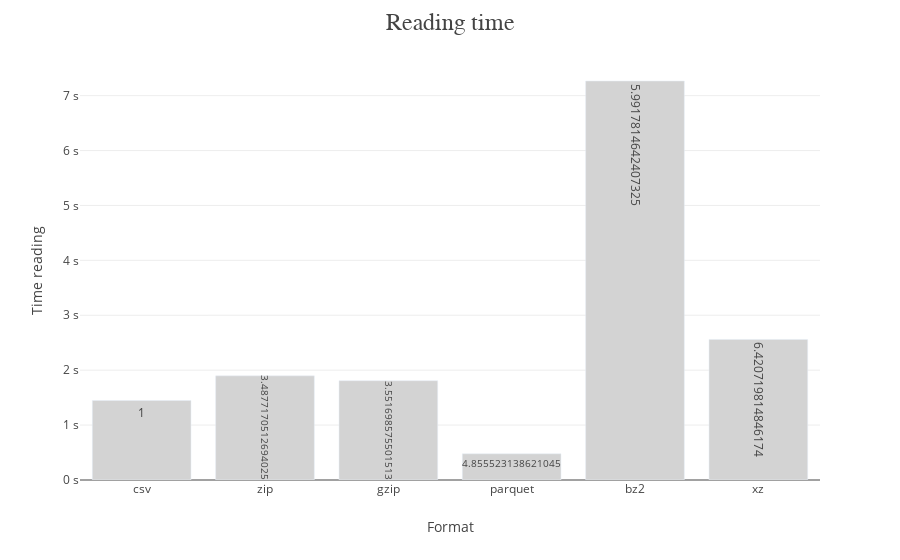

The notebook cell this image was saved under:
### Code cell
fig = px.bar(df_comp, x="ext",y="reading_time",
       labels={"sizeMB":"Size",
               "reading_time": "Time reading",
               "ext": "Format"})

fig.update_traces(marker={"color":"lightgrey"})\
   .update_layout(title="Reading time",
                  title_x=0.5,yaxis_ticksuffix = ' s',
                  template=large_rockwell_template)
fig.show()

### Figure 1 — Plotly figure (JSON) as saved in the notebook; plotly's stock layout.template omitted (floating-point values rounded to 4 significant figures)
{"data": [{"alignmentgroup": "True", "hovertemplate": "Format=%{x}<br>Time reading=%{y}<br>comp_ratio=%{text}<extra></extra>", "legendgroup": "", "marker": {"color": "lightgrey"}, "name": "", "offsetgroup": "", "orientation": "v", "showlegend": false, "text": [1, 3.488, 3.552, 4.856, 5.992, 6.421], "textposition": "auto", "type": "bar", "x": ["csv", "zip", "gzip", "parquet", "bz2", "xz"], "xaxis": "x", "y": [1.447, 1.896, 1.809, 0.4767, 7.267, 2.56], "yaxis": "y"}], "layout": {"autosize": true, "barmode": "relative", "legend": {"tracegroupgap": 0}, "margin": {"t": 60}, "title": {"text": "Reading time", "x": 0.5}, "xaxis": {"anchor": "y", "autorange": true, "domain": [0, 1], "range": [-0.5, 5.5], "title": {"text": "Format"}, "type": "category"}, "yaxis": {"anchor": "x", "autorange": true, "domain": [0, 1], "range": [0, 7.649], "ticksuffix": " s", "title": {"text": "Time reading"}, "type": "linear"}}}
